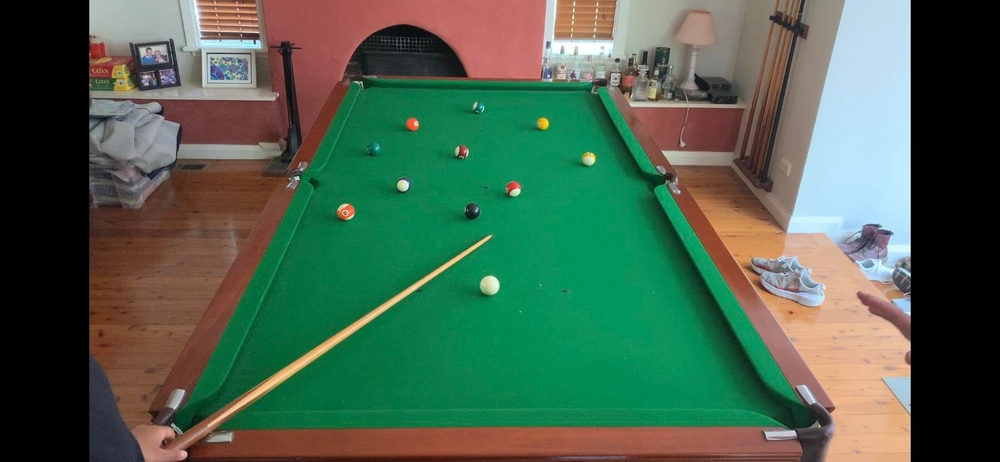
#> input picture testImage.jpg, 1000 x 462 px, shrunk from 1792 x 828 before the run
$ python color_segmentation2.py
#> lines starting #> are read from the running program, lines starting #| are printed output that depends on the picture; after the words box and inside, x2 and y2 are one past the last pixel; in counts of white or black regions, pixels touching at a corner belong together
import numpy as np
import cv2

img = cv2.imread("testImage.jpg")
#> img is the input picture: shape (462, 1000, 3); mean B, G, R 78.4, 98.6, 74.3
Z = np.float32(img.reshape((-1,3)))

criteria = (cv2.TERM_CRITERIA_EPS + cv2.TERM_CRITERIA_MAX_ITER, 10, 1.0)
K = 4
_,labels,centers = cv2.kmeans(Z, K, None, criteria, 10, cv2.KMEANS_RANDOM_CENTERS)
#> centers = [[186.9, 191.8, 192.6], [77.8, 126.7, 9.32], [75.25, 87.93, 128.7], [7.5, 8.37, 7.8]]
labels = labels.reshape((img.shape[:-1]))
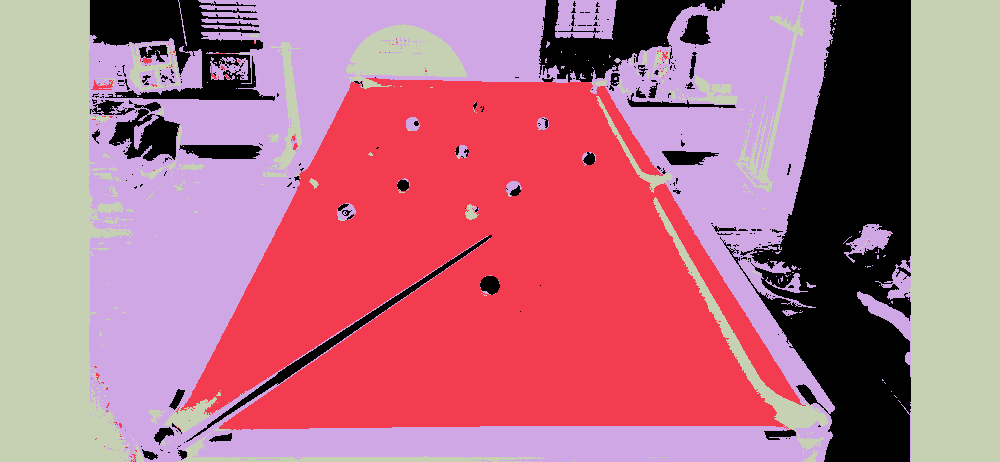
#> labels: shape (462, 1000) int32; 4 distinct labels, from 0 to 3; one colour per label, 0 black
reduced = np.uint8(centers)[labels]
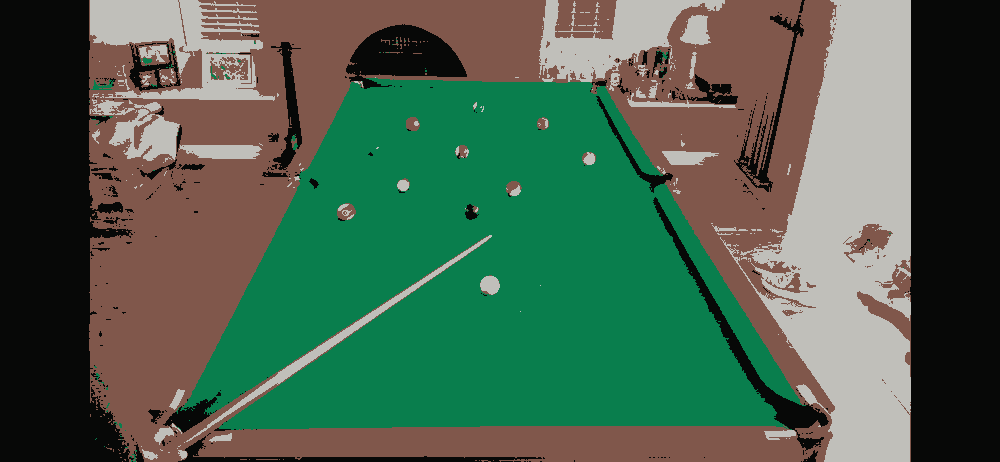
#> reduced: shape (462, 1000, 3); mean of channels 0, 1, 2 77.8, 97.9, 73.7; drawn as B, G, R

result = [np.hstack([img, reduced])]

mask = cv2.inRange(labels, 1, 1)
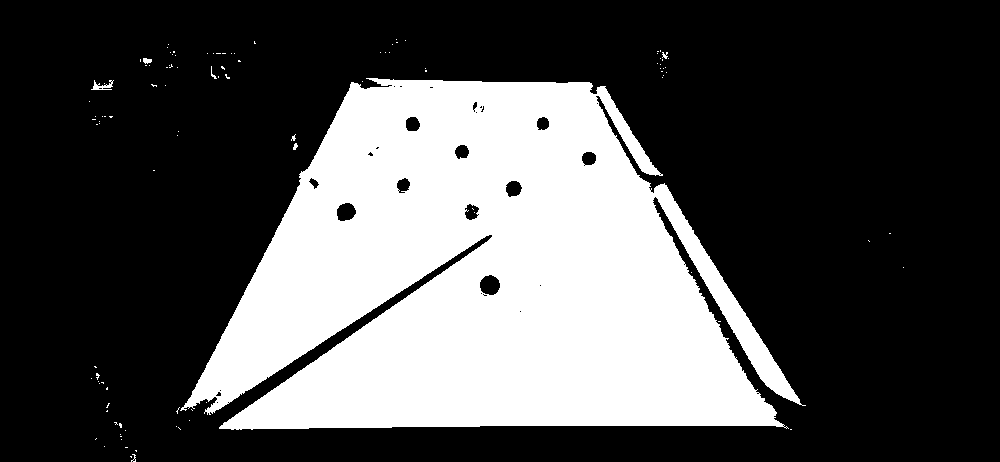
#> mask: shape (462, 1000); 31.3% white; 106 white regions (100 under 20 px), largest, box (x1, y1, x2, y2) and area: (180, 78, 806, 430) 144276, (91, 80, 114, 90) 106, (143, 58, 152, 64) 40, (662, 52, 668, 59) 25, (211, 66, 217, 79) 23, (293, 143, 298, 150) 23
mask = np.dstack([mask]*3) # Make it 3 channel
ex_img = cv2.bitwise_and(img, mask)
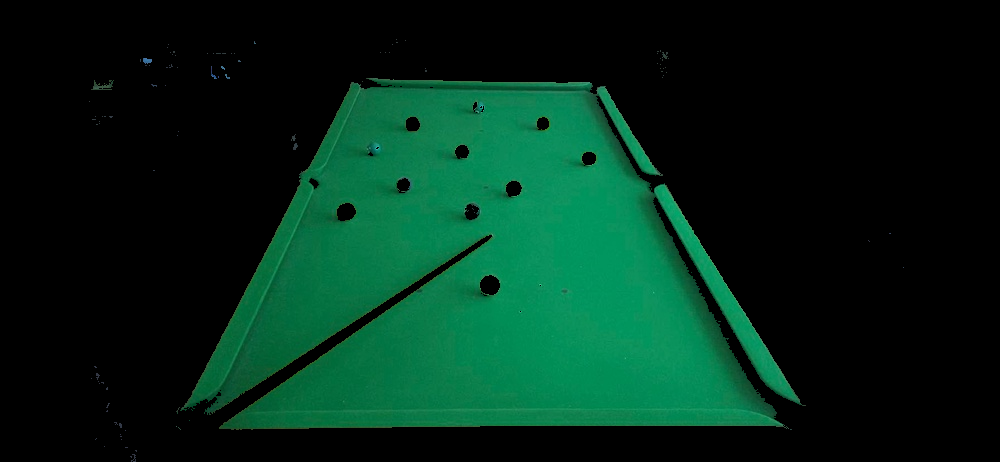
#> ex_img: shape (462, 1000, 3); mean B, G, R 24.4, 39.7, 2.9
ex_reduced = cv2.bitwise_and(reduced, mask)
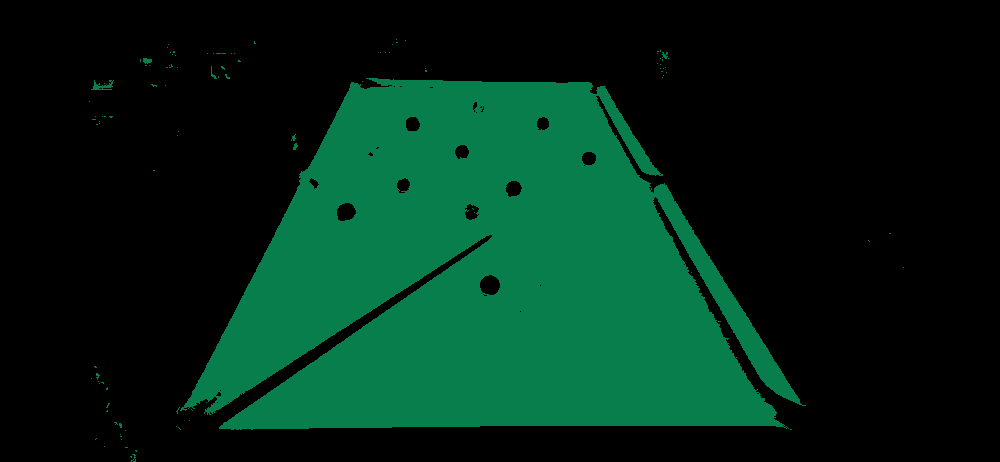
#> ex_reduced: shape (462, 1000, 3); mean of channels 0, 1, 2 24.1, 39.5, 2.8; drawn as B, G, R
result.append(np.hstack([ex_img, ex_reduced]))

cv2.imwrite('output.jpg', np.vstack(result))
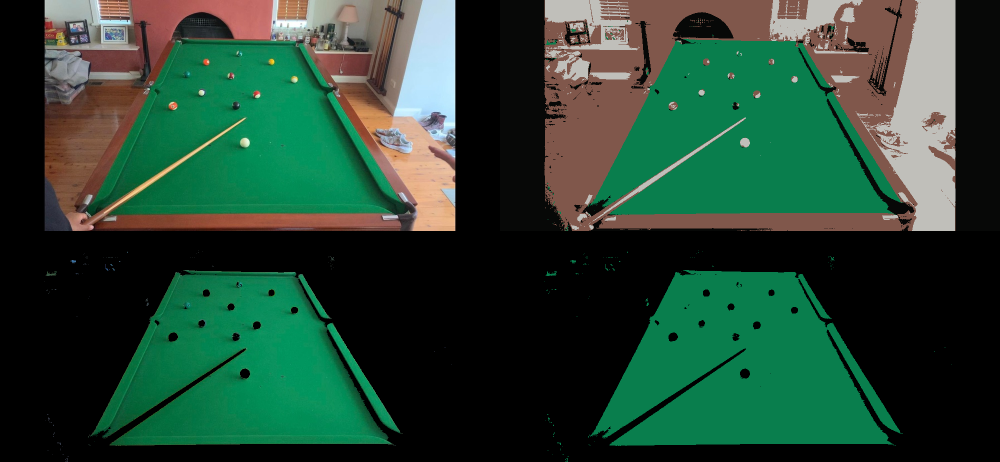
#> saved as output.jpg: shape (924, 2000, 3) (shown at 1/2 size); mean B, G, R 51.2, 68.9, 38.4

cv2.imshow('img3',reduced)
cv2.imshow('img3',ex_reduced)


cv2.waitKey(0)

cv2.destroyAllWindows()
